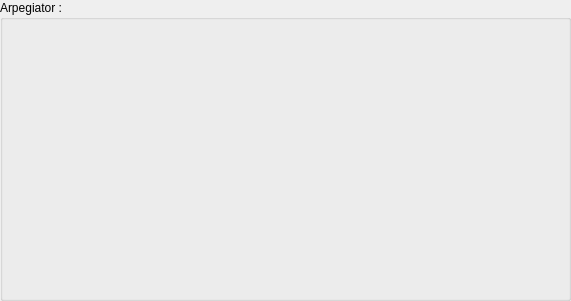
<?xml version="1.0" encoding="UTF-8"?>
<ui version="4.0">
 <class>QArpegiateur</class>
 <widget class="QWidget" name="QArpegiateur">
  <property name="geometry">
   <rect>
    <x>0</x>
    <y>0</y>
    <width>571</width>
    <height>301</height>
   </rect>
  </property>
  <property name="windowTitle">
   <string>Form</string>
  </property>
  <widget class="QGroupBox" name="groupBox_arpegiateur">
   <property name="geometry">
    <rect>
     <x>0</x>
     <y>0</y>
     <width>571</width>
     <height>301</height>
    </rect>
   </property>
   <property name="title">
    <string>Arpegiator :</string>
   </property>
  </widget>
 </widget>
 <resources/>
 <connections/>
</ui>
